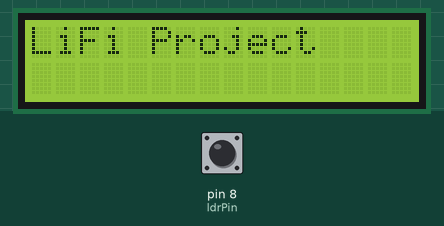
This sketch was run on a simulated Arduino Uno, built with avr-gcc and run on an emulated ATmega328P. On the bench: 16×2 character LCD. The inputs (shaded band) are chosen by the test bench; at power-on: pin 8 (ldrPin) HIGH. What the sketch prints to the serial monitor is not drawn.

Above: at 0.1 s.
At 7.3 s:
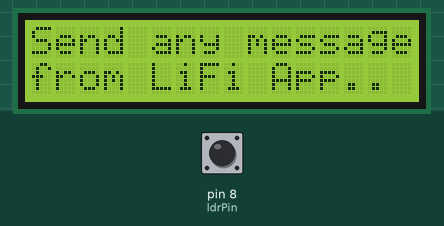
7.4 s: pin 8 (ldrPin) pulled LOW for 1 s
At 9.5 s:
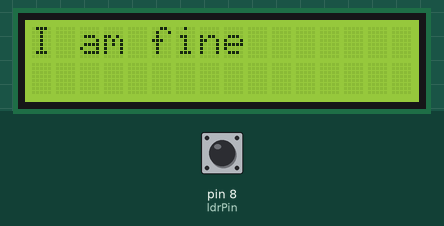
Timing chart, 0 to 11.0 s (numbered marks = the images above; inputs shaded):
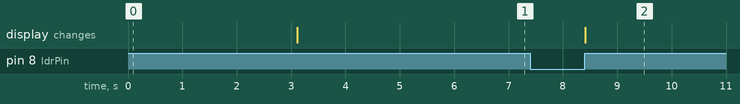

The sketch:

lifi_code.ino
```cpp
#include <Wire.h>
#include <LiquidCrystal_I2C.h>

//LiquidCrystal_I2C lcd(0x3F, 16, 2); // Set the LCD I2C address to 0x3F (adjust according to your LCD)
LiquidCrystal_I2C lcd(0x27, 16, 2);
#define ldrPin 8

String duration;

void setup() {
  Serial.begin(9600);

  pinMode(ldrPin, INPUT_PULLUP);

  // Initialize the LCD with I2C address and dimensions
  lcd.init();
  lcd.backlight();

  lcd.clear();
  lcd.print("LiFi Project");
  delay(3000);
  lcd.clear();
  lcd.print("Send any message");
  lcd.setCursor(0, 1);
  lcd.print("from LiFi App..");
  delay(3000);
}

void loop() {
  int val = digitalRead(ldrPin);

  while (val == LOW) { // When LDR is blocked (LOW), receive message
    int val2 = digitalRead(ldrPin);
    duration += String(val2);

    // Compare received duration pattern with predefined patterns
    if (duration == "101") {
      Serial.println("Received message: hi");
      lcd.clear();
      lcd.print("hi");
    }
    else if (duration == "0001") {
      Serial.println("Received message: hello");
      lcd.clear();
      lcd.print("hello");
    }
    else if (duration == "00001") {
      Serial.println("Received message: how are you?");
      lcd.clear();
      lcd.print("how are you?");
    }
    else if (duration == "000001") {
      Serial.println("Received message: I am fine");
      lcd.clear();
      lcd.print("I am fine");
    }
    else if (duration == "0000001") {
      Serial.println("Received message: ok");
      lcd.clear();
      lcd.print("ok");
    }
    else if (duration == "00000001") {
      Serial.println("Received message: good morning");
      lcd.clear();
      lcd.print("good morning");
    }
    else if (duration == "000000001") {
      Serial.println("Received message: good afternoon");
      lcd.clear();
      lcd.print("good afternoon");
    }
    else if (duration == "0000000001") {
      Serial.println("Received message: good evening");
      lcd.clear();
      lcd.print("good evening");
    }
    else if (duration == "00000000001") {
      Serial.println("Received message: thank you");
      lcd.clear();
      lcd.print("thank you");
    }
    else if (duration == "000000000001") {
      Serial.println("Received message: sorry");
      lcd.clear();
      lcd.print("sorry");
    }

    // Reset duration and break the loop when LDR is unblocked (HIGH)
    if (val2 == HIGH) {
      duration = "";
      break;
    }

    delay(200);
  }
}
```

Measured:
- after the input at 7.4 s, the display: changes after 1.0 s (image 2)
